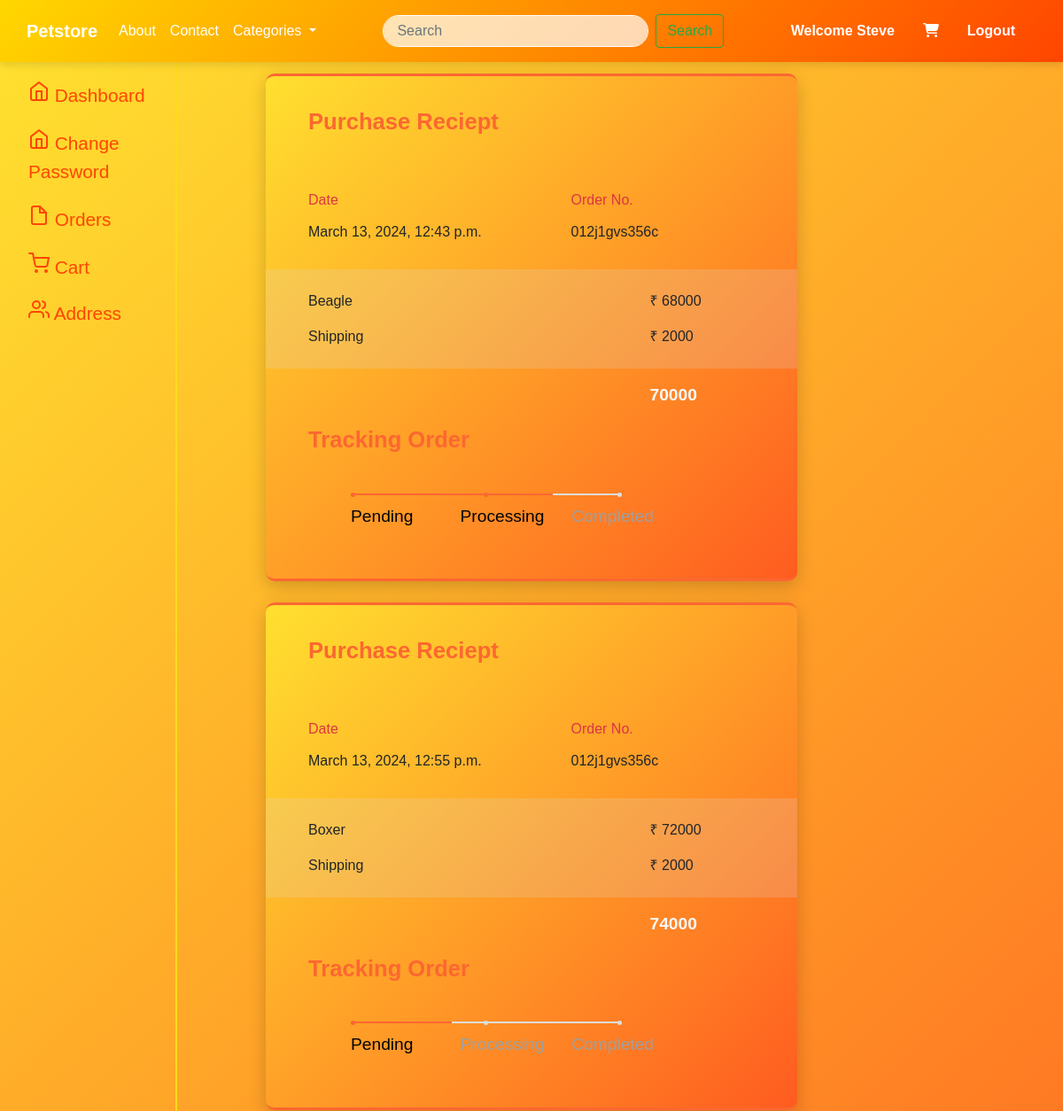
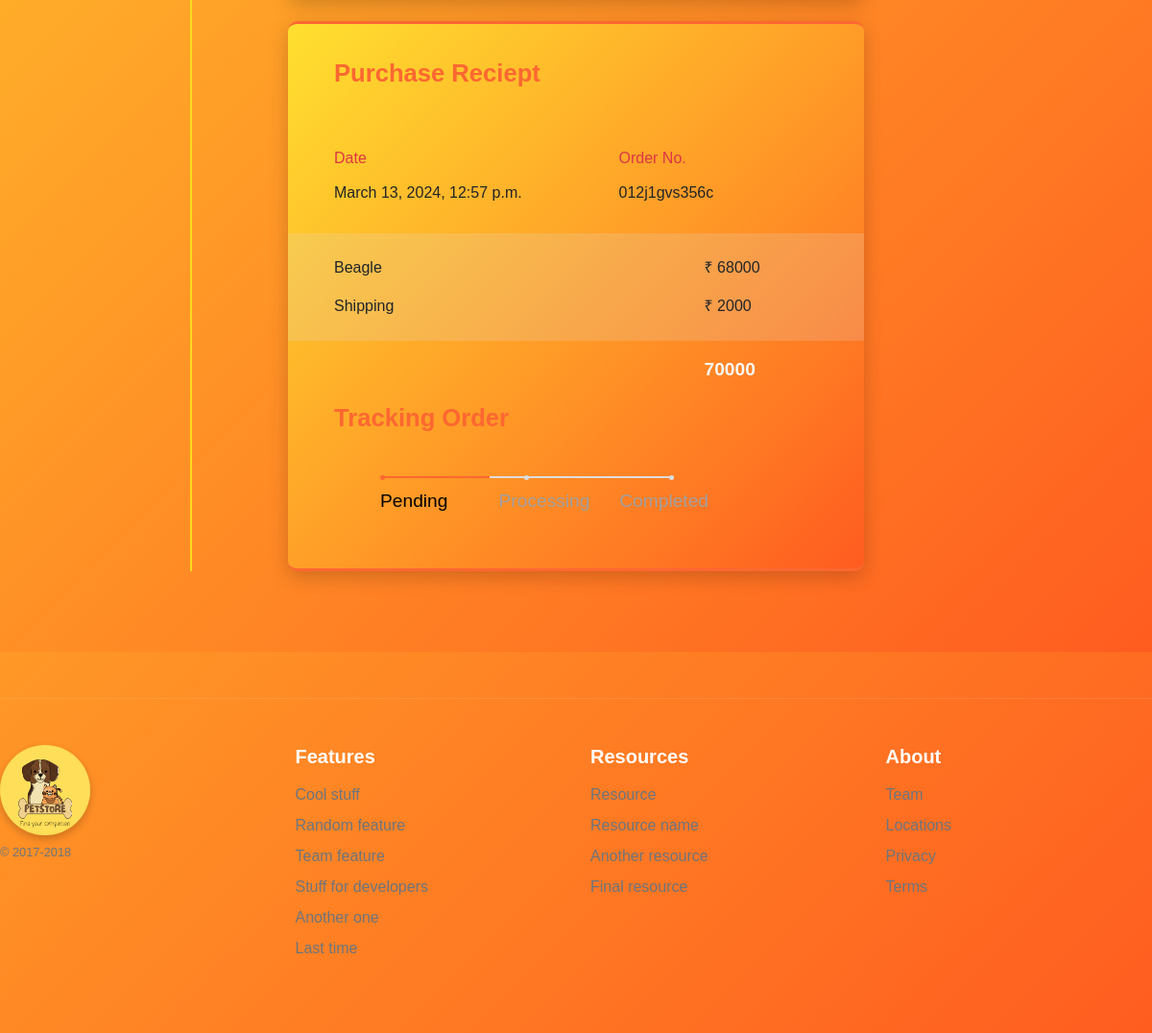
The page /order/ (signed in) on the database as committed earlier (2 pictures, top to bottom).
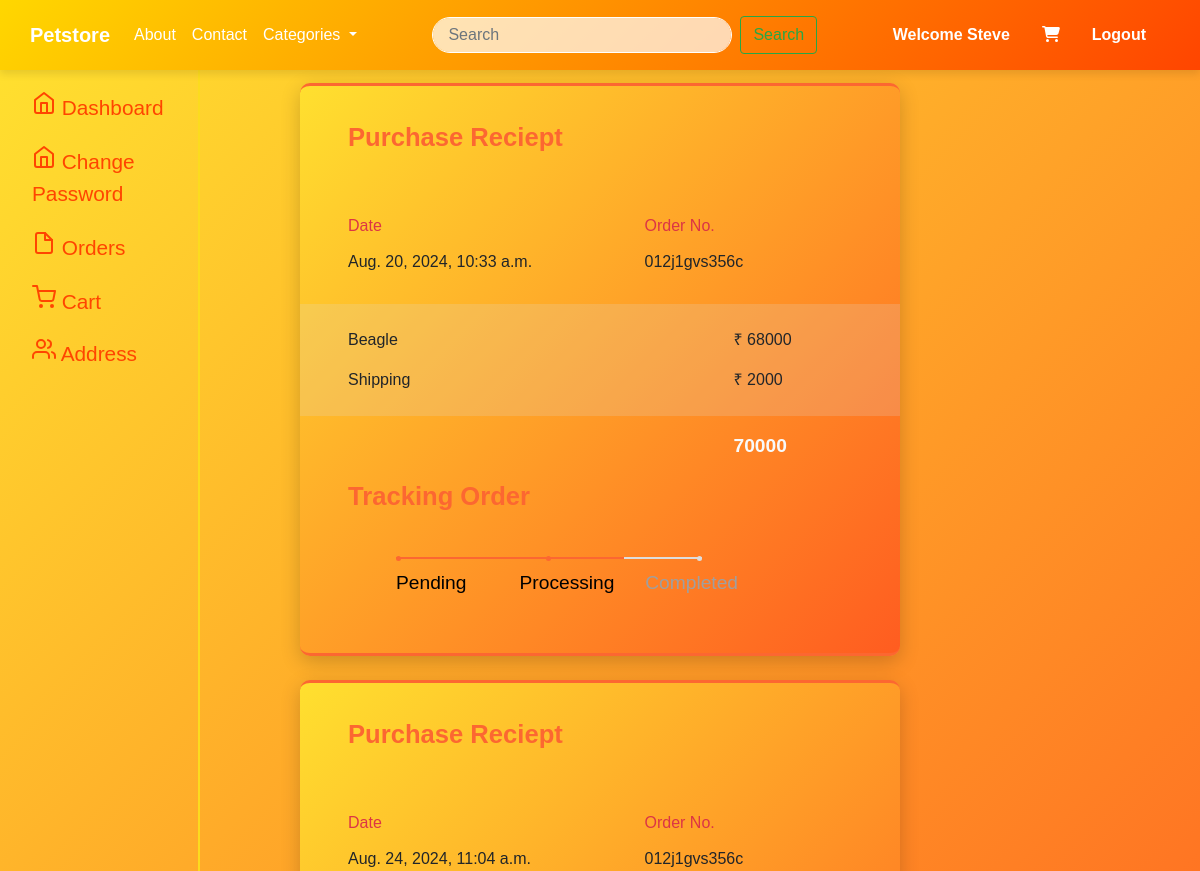
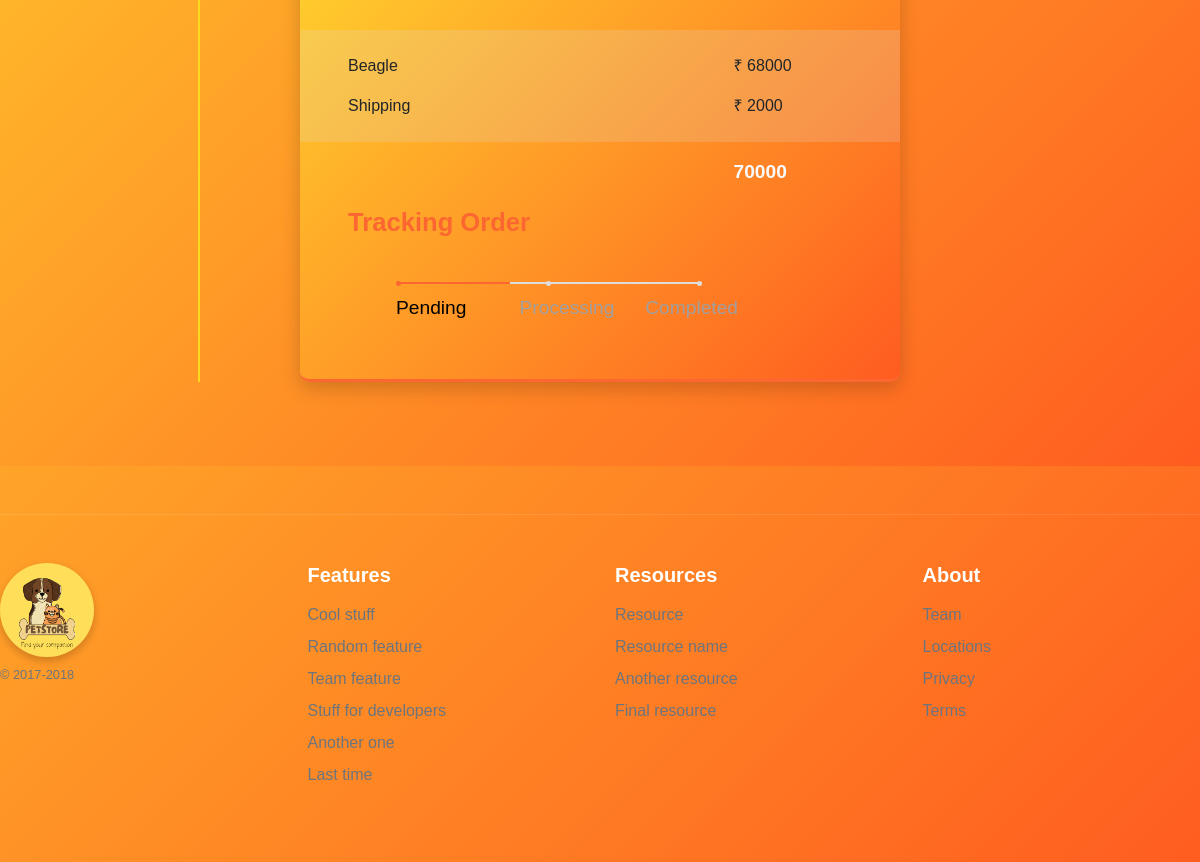
The same page on the database as committed later (2 pictures, top to bottom).
### core/models.py (models this page shows, shortened)
class Order(models.Model):
    STATUS_CHOICES = [
        ('PENDING', 'Pending'),
        ('PROCESSING', 'Processing'),
        ('COMPLETED', 'Completed'),
        ('CANCELLED', 'Cancelled'),
    ]
    user = models.ForeignKey(User, on_delete=models.CASCADE)
    pet = models.ForeignKey(Pet, on_delete=models.CASCADE)
    quantity = models.PositiveIntegerField(default=1)
    order_at = models.DateTimeField(auto_now_add=True)
    status = models.CharField(max_length=20, choices=STATUS_CHOICES, default='PENDING')
    customer = models.ForeignKey(Customer, on_delete=models.CASCADE, default=None)

class Pet(models.Model):
    CATEGORY_CHOICES = [
        ('DOG', 'Dog'),
        ('CAT', 'Cat'),
        ('BIRD', 'Bird'),
    ]
    name = models.CharField(max_length=100)
    category = models.CharField(max_length=20, choices=CATEGORY_CHOICES)
    small_description=models.CharField(max_length=300)
    description=models.TextField()
    selling_price = models.IntegerField()
    discounted_price = models.IntegerField()
    percentage = models.IntegerField(default=0)
    price_and_quantity_total = models.IntegerField(default=0)
    pet_image =models.ImageField(upload_to='pet_images')  # As we are using image field we have to intall 'pillow'. And we have to Define MEDIA_URL in settings.py file so that all folder should save in media directory

### core/views.py (the view)
# urls.py: path('order/',views.order,name='order'),
def order(request):
    ord=Order.objects.filter(user=request.user)
    return render(request,'core/order.html',{'ord':ord})

### core/templates/core/order.html (shortened to what this page needs)
{% extends "core/base.html" %}
{% block content %}
<div class="container-fluid profile view-cart view-cart-right-side-bar">
    <div class="row">
        <div class="col-md-2 d-none d-md-block sidebar">
            <nav>
                <div class="sidebar-sticky">
                    <ul class="nav flex-column">
                        <li class="nav-item">
                            <a class="nav-link active" href="{% url "profile" %}">
                                Dashboard <span class="sr-only">(current)</span>
                            </a>
                        </li>
                        <li class="nav-item">
                            <a class="nav-link active"
                                href="{% url "changepassword" %}">
                                Change Password
                            </a>
                        </li>
                        <li class="nav-item">
                            <a class="nav-link " href="{% url "order" %}">
                                Orders
                            </a>
                        </li>
                        <li class="nav-item">
                            <a class="nav-link" href="{% url "viewcart" %}">
                                Cart
                            </a>
                        </li>
                        <li class="nav-item">
                            <a class="nav-link" href="{% url "address" %}">
                                Address
                            </a>
                        </li>
                    </ul>
                </div>
            </nav>
        </div>
        <div class="col-md-8">
                {% for o in ord %}
                <div class="order">
                    <div class="card">
                        <div class="title">Purchase Reciept</div>
                        <div class="info">
                            <div class="row">
                                <div class="col-7">
                                    <span id="heading" class="text-danger">Date</span><br>
                                    <span id="details" >{{o.order_at}}</span>
                                </div>
                                <div class="col-5 pull-right">
                                    <span id="heading" class="text-danger">Order No.</span><br>
                                    <span id="details">012j1gvs356c</span>
                                </div>
                            </div>
                        </div>
                        <div class="pricing">
                            <div class="row">
                                <div class="col-9">
                                    <span id="name">{{o.pet.name}}</span>
                                </div>
                                <div class="col-3">
                                    <span id="price">₹
                                        {{o.pet.discounted_price}}</span>
                                </div>
                            </div>
                            <div class="row">
                                <div class="col-9">
                                    <span id="name">Shipping</span>
                                </div>
                                <div class="col-3">
                                    <span id="price">₹ 2000</span>
                                </div>
                            </div>
                        </div>
                        <div class="total">
                            <div class="row">
                                <div class="col-9"></div>
                                <div class="col-3 text-light"><big>{{o.pet.discounted_price|add:2000}}</big></div>
                            </div>
                        </div>
                        <div class="tracking">
                            <div class="title">Tracking Order</div>
                        </div>
                        {% if o.status == 'PENDING' %}
                        <div class="progress-track ml-5">
                            <ul id="progressbar">
                                <li class="step0 active "
                                    id="step1">Pending</li>
                                <li class="step0  text-center"
                                    id="step2">Processing</li>
                                <li class="step0  text-right"
                                    id="step3">Completed</li>
                            </ul>
                        </div>
                        {% endif %}
                        {% if o.status == 'PROCESSING' %}
                        <div class="progress-track ml-5">
                            <ul id="progressbar">
                                <li class="step0 active "
                                    id="step1">Pending</li>
                                <li class="step0 active text-center"
                                    id="step2">Processing</li>
                                <li class="step0  text-right"
                                    id="step3">Completed</li>
                            </ul>
                        </div>
                        {% endif %}
                    </div>
                </div>
                {% endfor %}
            </div>
    </div>
</div>
{% endblock content %}

### core/templates/core/base.html (shortened to what this page needs)
<!DOCTYPE html>
{% load static%}
<html lang="en">
    <head>
        <link rel="stylesheet" href="{% static "core/css/fontawesome.css" %}">
        <link rel="stylesheet" href="{% static "core/css/bootstrap.min.css" %}">
        <link rel="stylesheet" href="{% static "core/css/core.css" %}">
    </head>
    <body>
        {% include "core/navbar.html" %}
        {% block content %}{% endblock content %}
        {% include "core/footer.html" %}
    </body>
</html>

### core/templates/core/navbar.html (shortened to what this page needs)
<nav class="navbar navbar-expand-lg fixed-top navbar-custom">
  <div class="container">
    <a class="navbar-brand" href="/">Petstore</a>
    <div class="collapse navbar-collapse" id="navbarSupportedContent">
      <ul class="navbar-nav mr-auto">
        <li class="nav-item active">
          <a class="nav-link" href="{% url 'about' %}">About<span class="sr-only">(current)</span></a>
        </li>
        <li class="nav-item">
          <a class="nav-link" href="{% url 'contact' %}">Contact</a>
        </li>
        <li class="nav-item dropdown">
          <a class="nav-link dropdown-toggle" href="/" role="button" data-toggle="dropdown" aria-expanded="false">
            Categories
          </a>
        </li>
      </ul>
      <form class="form-inline my-lg-0 mr-auto">
        <input class="form-control custom-search-bar mr-2 " type="search" placeholder="Search" aria-label="Search" style="width:300px">
        <button class="btn  btn-outline-success  my-2 my-sm-0" type="submit">Search</button>
      </form>
      <ul class="navbar-nav">
        {% if request.user.is_authenticated %}
        <li class="nav-item active">
          <a class="nav-link mr-3 nav-user" href="{% url 'profile' %}"><b>Welcome {{user.first_name}}</b></a>
        </li>
        <li class="nav-item">
          <a class="nav-link mr-3" href="{% url 'viewcart' %}">
            <i class="fa fa-shopping-cart"></i>
          </a>
        </li>
        <li class="nav-item">
          <a class="nav-link mr-3 nav-user" href="{% url 'logout' %}">Logout</a>
        </li>
        {% endif %}
      </ul>
    </div>
  </div>
</nav>

### core/templates/core/footer.html
{% load static %}
<footer class="pt-4 my-md-5 pt-md-5 border-top">
    <div class="row">
      <div class="col-12 col-md">
        <img class="mb-2" src="{% static "core/images/petstore_logo.png" %}" alt="" width="94" height="94">
        <small class="d-block mb-3 text-muted">© 2017-2018</small>
      </div>
      <div class="col-6 col-md">
        <h5>Features</h5>
        <ul class="list-unstyled text-small">
          <li><a class="text-muted" href="#">Cool stuff</a></li>
          <li><a class="text-muted" href="#">Random feature</a></li>
          <li><a class="text-muted" href="#">Team feature</a></li>
          <li><a class="text-muted" href="#">Stuff for developers</a></li>
          <li><a class="text-muted" href="#">Another one</a></li>
          <li><a class="text-muted" href="#">Last time</a></li>
        </ul>
      </div>
      <div class="col-6 col-md">
        <h5>Resources</h5>
        <ul class="list-unstyled text-small">
          <li><a class="text-muted" href="#">Resource</a></li>
          <li><a class="text-muted" href="#">Resource name</a></li>
          <li><a class="text-muted" href="#">Another resource</a></li>
          <li><a class="text-muted" href="#">Final resource</a></li>
        </ul>
      </div>
      <div class="col-6 col-md">
        <h5>About</h5>
        <ul class="list-unstyled text-small">
          <li><a class="text-muted" href="#">Team</a></li>
          <li><a class="text-muted" href="#">Locations</a></li>
          <li><a class="text-muted" href="#">Privacy</a></li>
          <li><a class="text-muted" href="#">Terms</a></li>
        </ul>
      </div>
    </div>
</footer>

### core/static/core/css/core.css (style rules this page uses)
body { background: linear-gradient(135deg, #ffe02f, #ff5c20); transition: background 0.5s ease; font-family: 'Arial', sans-serif; }
.navbar-custom { background: linear-gradient(135deg, #FFD700, #FF4500); padding: 15px; transition: background 0.3s ease-in-out, padding 0.3s ease-in-out; box-shadow: 0 4px 8px rgba(0, 0, 0, 0.1); }
.navbar-custom .navbar-brand { font-weight: bold; color: #fff; transition: color 0.3s; }
.navbar-custom .nav-user { font-weight: bold; transition: color 0.3s; }
.navbar-custom .nav-link { color: #fff; transition: color 0.3s, transform 0.3s; }
.custom-search-bar { border-radius: 20px; border: 1px solid #fff; padding: 5px 15px; background-color: rgba(255, 255, 255, 0.7); }
.container { max-width: 1200px; margin: auto; border-radius: 15px; }
.card { box-shadow: 0 4px 10px rgba(0, 0, 0, 0.1); transition: transform 0.3s ease, box-shadow 0.3s ease; }
footer { background: linear-gradient(135deg, #FFD700); padding: 2rem 0; color: #fff; }
footer h5 { font-weight: bold; margin-bottom: 1rem; }
footer ul { padding-left: 0; list-style: none; }
footer ul li { margin-bottom: 0.5rem; }
footer ul li a { color: #fff; text-decoration: none; transition: color 0.3s ease; }
footer img { border-radius: 50%; box-shadow: 0 4px 8px rgba(0, 0, 0, 0.2); }
footer small { color: #fff; }
.border-top { border-color: rgba(255, 255, 255, 0.1) !important; }
.profile { background: #f8f9fa; }
.sidebar { padding: 1rem; border-right: 2px solid #fcdb1e; }
.sidebar .nav-link { color: #FF4500; transition: background-color 0.3s, color 0.3s; font-size: 1.3rem; margin-top: 4%; }
.card { background: linear-gradient(135deg, #ffe02f, #ff5c20); border: none; border-radius: 10px; transition: box-shadow 0.3s, transform 0.3s; }
.view-cart { margin-top: 5%; }
.view-cart-right-side-bar { background: linear-gradient(135deg, #ffe02f, #ff5c20); }
@media (min-width: 768px) { .sidebar { display: block; } }
.profile { padding-bottom: 7%; }

### core/templates/core/order.html (style rules this page uses)
.card { margin: auto; width: 100%; max-width:600px; padding: 4vh 0; box-shadow: 0 6px 20px 0 rgba(0, 0, 0, 0.19); border-top: 3px solid rgb(252, 103, 49); border-bottom: 3px solid rgb(252, 103, 49); border-left: none; border-right: none; }
.title { color: rgb(252, 103, 49); font-weight: 600; margin-bottom: 2vh; padding: 0 8%; font-size: initial; }
#details { font-weight: 400; }
.info { padding: 5% 8%; }
.info .col-5 { padding: 0; }
#heading { color: grey; line-height: 6vh; }
.pricing { background-color: #ddd3; padding: 2vh 8%; font-weight: 400; line-height: 2.5; }
.pricing .col-3 { padding: 0; }
.total { padding: 2vh 8%; color: rgb(252, 103, 49); font-weight: bold; }
.total .col-3 { padding: 0; }
#progressbar { margin-bottom: 3vh; overflow: hidden; color: rgb(252, 103, 49); padding-left: 0px; margin-top: 3vh }
#progressbar li { list-style-type: none; font-size: x-small; width: 25%; float: left; position: relative; font-weight: 400; color: rgb(160, 159, 159); }
#progressbar #step1:before { content: ""; color: rgb(252, 103, 49); width: 5px; height: 5px; margin-left: 0px !important; }
#progressbar #step2:before { content: ""; color: #fff; width: 5px; height: 5px; margin-left: 32%; }
#progressbar #step3:before { content: ""; color: #fff; width: 5px; height: 5px; margin-right: 32% ; }
#progressbar li:before { line-height: 29px; display: block; font-size: 12px; background: #ddd; border-radius: 50%; margin: auto; z-index: -1; margin-bottom: 1vh; }
#progressbar li:after { content: ''; height: 2px; background: #ddd; position: absolute; left: 0%; right: 0%; margin-bottom: 2vh; top: 1px; z-index: 1; }
.progress-track { padding: 0 8%; color:green; }
#progressbar li:nth-child(2):after { margin-right: auto; }
#progressbar li:nth-child(1):after { margin: auto; }
#progressbar li:nth-child(3):after { float: left; width: 68%; }
#progressbar li.active { color: black; }
#progressbar li.active:before, #progressbar li.active:after { background: rgb(252, 103, 49); }
.order { margin-top:3%; }
.title { font-size:1.6rem; }
#progressbar #step1 { font-size:1.2rem; }
#progressbar #step2 { font-size:1.2rem; }
#progressbar #step3 { font-size:1.2rem; }

Rows that differ between the two databases and show on the page:
removed Order: order_at "March 13, 2024, 12:43 p.m.", pet.name "Beagle", pet.discounted_price "68000", pet.discounted_price|add "70000", status "Pending"
removed Order: order_at "March 13, 2024, 12:55 p.m.", pet.name "Boxer", pet.discounted_price "72000", pet.discounted_price|add "74000", status "Pending"
removed Order: order_at "March 13, 2024, 12:57 p.m.", pet.name "Beagle", pet.discounted_price "68000", pet.discounted_price|add "70000", status "Pending"
added Order: order_at "Aug. 20, 2024, 10:33 a.m.", pet.name "Beagle", pet.discounted_price "68000", pet.discounted_price|add "70000", status "Pending"
added Order: order_at "Aug. 24, 2024, 11:04 a.m.", pet.name "Beagle", pet.discounted_price "68000", pet.discounted_price|add "70000", status "Pending"
